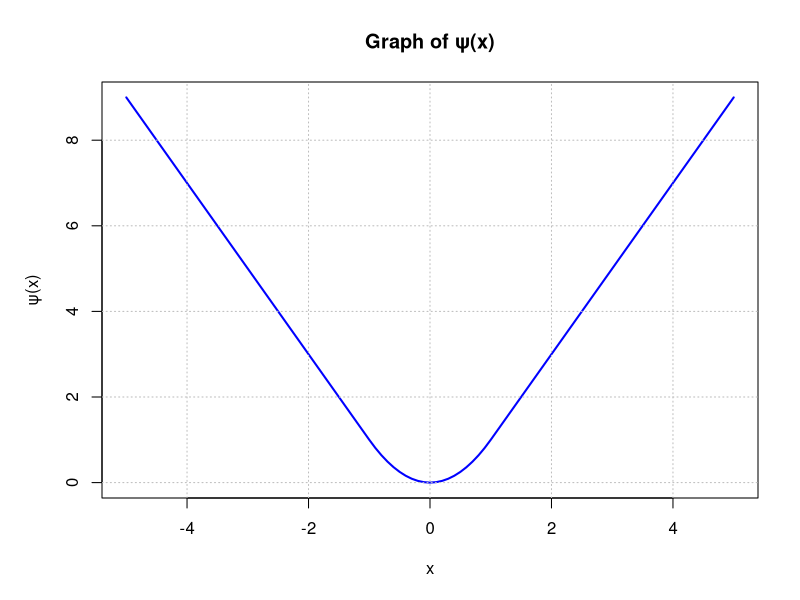

Reproduce this figure in R. (Note: this script raises an error after producing the figure.)
## ---- chunk 1
knitr::opts_chunk$set(echo = TRUE)
## ---- chunk 2
psi <- function(x) {
  ifelse(abs(x) <= 1, x^2, 2 * abs(x) - 1)
}

par(mar = c(5, 5, 4, 2) + 0.1)
curve(psi, from = -5, to = 5, col = "blue", lwd = 2, 
      ylab = "ψ(x)", xlab = "x", main = "Graph of ψ(x)")
grid(nx = NULL, ny = NULL, col = "gray", lty = "dotted")
## ---- chunk 3
# 定义函数
S_kn <- function(k, n) {
  sum(1 / (1:n)^k)
}
n <- 5000000
k_values <- 2:21

# 不使用并行
system.time({
  results_non_parallel <- sapply(k_values, S_kn, n = n)
})

# 使用并行
library(parallel, warn.conflicts = FALSE)
no_cores <- detectCores()
cl <- makeCluster(no_cores)
system.time({
  clusterExport(cl, varlist = c("n", "S_kn"))
  results_parallel <- parSapply(cl, k_values, S_kn, n = n)
})
stopCluster(cl)
## ---- chunk 4
random_walk <- function(N, x0, mu, variance) {
  zt <- rnorm(N, mean = 0, sd = sqrt(variance))
  xt <- numeric(N)
  xt[1] <- x0 + mu + zt[1]
  for (t in 2:N) {
    xt[t] <- xt[t-1] + mu + zt[t]
  }
  return(xt)
}
## ---- chunk 5
set.seed(123)
series1 <- random_walk(100, 10, 0, 0.0004)
series2 <- random_walk(100, 10, 0, 0.0004)
## ---- chunk 6
plot(series1, type = "l", col = "blue", xlab = "Time", ylab = "X_t",
     main = "Random Walk Time Series", ylim = range(c(series1, series2)))
lines(series2, col = "red")
legend("topright", legend = c("Series 1", "Series 2"), col = c("blue", "red"), lty = 1)
